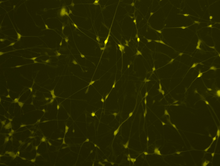
%> input picture src/Neurogenesis/iNGNFluoresced.png, 220 x 166 px, shrunk from 1360 x 1024 before the run
$ octave IdCellBody.m   (GNU Octave 9; MATLAB toolbox functions it lacks are replaced by stand-ins)
%> lines starting %> are read from the running program, lines starting %| are printed output that depends on the picture; in (x1, y1, x2, y2) boxes, pixels count from 0 and x2, y2 are one past the last pixel; in counts of white or black regions, pixels touching at a corner belong together; the program's own positions count from 1
### src/cellBody.m
function  [img, filteredI] = cellBody(image)
%> called with image = './Neurogenesis/iNGNFluoresced.png'
img = imread(image);
%> img is the input picture: size 166x220x3 uint8; mean R, G, B 37.8, 37.7, 0.4
img = im2double(img);
%> img: size 166x220x3 double
img = img(:,:,1);
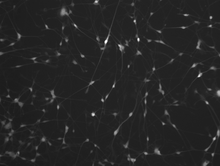
%> img: size 166x220 double; min 0.098, max 1, mean 0.148

image_threshold = img;
image_threshold(img>0.25) = 256;
image_threshold(img<0.25) = 0;

I = image_threshold;
binI = im2bw(I);
filteredI = bwareafilt(binI,[40 100000000000]);
startPc = 0;

for R=1:size(filteredI,1)
    startPc=0;
    for C=1:size(filteredI,2)
       color = squeeze(filteredI(R,C,:));
       if color == 1 && startPc==0
           startPc=C;
       elseif color == 0 && startPc ~= 0 && C-startPc < 6
           for pix = startPc:C
               filteredI(R,pix,:)=0;
           end
           startPc=0;
       elseif color == 0
           startPc=0;

       end

    end
end
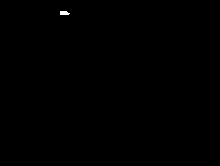
%> filteredI: size 166x220 logical; 0.09% white; 1 white region, box (x1, y1, x2, y2) and area: (60, 11, 70, 15) 34

startPr=0;
for C=1:size(filteredI,2)
    startPr=0;
    for R=1:size(filteredI,1)
       color = squeeze(filteredI(R,C,:));
       if color == 1 && startPr==0
           startPr=R;
       elseif color == 0 && startPr ~= 0 && R-startPr < 6
           for pix = startPr:R
               filteredI(pix,C,:)=0;
           end
           startPr=0;
       elseif color == 0
           startPr=0;

       end

    end
end

end

### src/axonID.m
function finalAxonPoints = axonID(picName, centroidNum)


img = imread(picName);
originalImage = img;
img = im2double(img);
img = img(:,:,1);

image_threshold = img;
image_threshold(img>0.15) = 256;
image_threshold(img<0.15) = 0;
I = image_threshold;
binI = im2bw(I);
filteredI = bwareafilt(binI,[40 1000000000000]);
originalI = filteredI;


figure, imshow(filteredI);

startPc = 0;

for R=1:size(filteredI,1)
    startPc=0;
    for C=1:size(filteredI,2)
       color = squeeze(filteredI(R,C,:));
       if color == 1 && startPc==0
           startPc=C;
       elseif color == 0 && startPc ~= 0 && C-startPc < 8
           for pix = startPc:C
               filteredI(R,pix,:)=0;
           end
           startPc=0;
       elseif color == 0
           startPc=0;

       end

    end
end

startPr=0;
for C=1:size(filteredI,2)
    startPr=0;
    for R=1:size(filteredI,1)
       color = squeeze(filteredI(R,C,:));
       if color == 1 && startPr==0
           startPr=R;
       elseif color == 0 && startPr ~= 0 && R-startPr < 8
           for pix = startPr:R
               filteredI(pix,C,:)=0;
           end
           startPr=0;
       elseif color == 0
           startPr=0;

       end

    end
end
filteredI = imcomplement(filteredI);
mask = cast(filteredI, class(originalI));
img_masked = originalI .* mask;
binMask = im2bw(img_masked);
img_masked = bwareafilt(binMask,[60 1000000000000]);

%figure, imshow(img_masked);

topAxon = [];
bottomAxon = [];
for R=1:size(img_masked,1)
    for C=1:size(img_masked,2)
        pixel = 0;
        Color = squeeze(img_masked(R,C,:));
        if Color == 1
            isTop = true;
            isBottom = true;
            pixel = C;
            if R~=1
                for X = (C-15):(C+15)
                    if X >0 && X<size(img_masked,2)
                        row = R-1;
                        Color1 = squeeze(img_masked(row,X,:));
                        if Color1==1
                            isTop = false;
                        end
                    end
                end
            end
            if R~= size(img_masked,1)
                for X = (C-15):(C+15)
                    if X > 0 && X<size(img_masked,2)
                        row = R+1;
                        Color1 = squeeze(img_masked(row,X,:));
                            if Color1==1
                                isBottom = false;
                            end
                    end
                end
            end
            %hold on;
            if isTop
               %plot(pixel,R,'r.');
               topAxon = cat(1,topAxon, [pixel R]);
            elseif isBottom
                %plot(pixel,R,'r.');
                bottomAxon = cat(1,bottomAxon, [pixel R]);
            end
        end
    end
end

for rows = 1:size(topAxon,1)
    if rows < size(topAxon,1)
        row = topAxon(rows,:);
        pixel = row(1);
        R = row(2);
        MRow = rows;
        first = true;
        timesInLoop = 0;
        nextPixel = pixel;
        nextR = 0;
        pixel1 = nextPixel;
        while first || (nextR == R && nextPixel == (pixel1+1))
            pixel1 = nextPixel;
            timesInLoop = timesInLoop + 1;
            if MRow < size(topAxon, 1)
                MRow = MRow + 1;
                nextRow = topAxon((MRow), :);
                nextPixel = nextRow(1);
                nextR = nextRow(2);
            end
            if nextPixel == pixel1+1
                topAxon = topAxon([1:MRow-1,MRow+1:end],:);
                MRow = MRow-1;
            end
            first = false;
        end
        if timesInLoop>1
            avg = round(mean([pixel pixel1]));
            topAxon(rows,:) = [avg R];
        end

    end
end

for rows = 1:size(bottomAxon,1)
    if rows < size(bottomAxon,1)
        row = bottomAxon(rows,:);
        pixel = row(1);
        R = row(2);
        MRow = rows;
        first = true;
        timesInLoop = 0;
        nextPixel = pixel;
        nextR = 0;
        pixel1 = nextPixel;
        while first || (nextR == R && nextPixel == (pixel1+1))
            pixel1 = nextPixel;
            timesInLoop = timesInLoop + 1;
            if MRow < size(bottomAxon, 1)
                MRow = MRow + 1;
                nextRow = bottomAxon((MRow), :);
                nextPixel = nextRow(1);
                nextR = nextRow(2);
            end
            if nextPixel == pixel1+1
                bottomAxon = bottomAxon([1:MRow-1,MRow+1:end],:);
                MRow = MRow-1;
            end
            first = false;
        end
        if timesInLoop>1
            avg = round(mean([pixel pixel1]));
            bottomAxon(rows,:) = [avg R];
        end

    end
end


finalAxonPoints = [];
figure, imshow(img_masked);
for rows = 1:size(topAxon,1)
    row = topAxon(rows,:);
    pixel = row(1);
    R = row(2);
    hold on;
    plot(pixel,R,'r.');
end
for rows = 1:size(bottomAxon,1)
    row = bottomAxon(rows,:);
    pixel = row(1);
    R = row(2);
    hold on;
    plot(pixel,R,'r.');
end
bound = bwboundaries(img_masked);
for cellArray = 1: numel(bound)
    topCA = [];
    bottomCA = [];
    CA = bound(cellArray);
    CA = CA{1};
    xCoords = CA(:,1)';
    yCoords = CA(:,2)';
    for rows = 1:size(topAxon,1)
        row = topAxon(rows,:);
        pixel = row(1);
        R = row(2);
        in = inpolygon(R,pixel,xCoords,yCoords);
        if in ==1
            topCA = cat(1,topCA, [R pixel]);
        end
    end
    for rows = 1:size(bottomAxon,1)
        row = bottomAxon(rows,:);
        pixel = row(1);
        R = row(2);
        in = inpolygon(R,pixel,xCoords,yCoords);
        if in ==1
            bottomCA = cat(1,bottomCA, [R pixel]);
        end
    end
    if size(topCA,1)>1 && size(bottomCA,1)>1
        tempTopCA = [];
        for rows = 1:size(topCA,1)
            row = topCA(rows,:);
            xCoord = row(2);
            yCoord = row(1);
            [distanceToCell, cell] = smallestDistance(xCoord, yCoord, centroidNum);
            tempTopCA = cat(1,tempTopCA, [yCoord xCoord distanceToCell cell]);
        end
        topCA = [];
        tempTopCA = sortrows(tempTopCA, 4);
        for rows = 1:size(tempTopCA,1)
            if rows~=1
                rows = rows-1;
            end
            if rows<=size(tempTopCA,1)
                row = tempTopCA(rows,:);
                cell = row(4);
                dist = row(3);
                if rows<size(tempTopCA,1)
                    nextRow = tempTopCA(rows+1,:);
                    nextCell = nextRow(4);
                    nextDist = nextRow(3);
                    if cell == nextCell
                        if dist>=nextDist
                            tempTopCA(rows+1,:) = [];
                        else
                            tempTopCA(rows,:) = [];
                        end
                    end
                end
            end
        end
        lastRN = size(tempTopCA,1);
        lastRow = tempTopCA(lastRN,:);
        cell = lastRow(4);
        dist = lastRow(3);
        if lastRN>1
            prevRow = tempTopCA(lastRN-1,:);
            prevCell = prevRow(4);
            prevDist = prevRow(3);
            if cell == prevCell
                if dist>=prevDist
                    tempTopCA(lastRN-1,:) = [];
                else
                    tempTopCA(lastRN,:) = [];
                end
            end
        end
        topCA = tempTopCA(:,1:2);
        tempBottomCA = [];
        for rows = 1:size(bottomCA,1)
            row = bottomCA(rows,:);
            xCoord = row(2);
            yCoord = row(1);
            [distanceToCell, cell] = smallestDistance(xCoord, yCoord, centroidNum);
            tempBottomCA = cat(1,tempBottomCA, [yCoord xCoord distanceToCell cell]);
        end
        bottomCA = [];
        tempBottomCA = sortrows(tempBottomCA, 4);
        for rows = 1:size(tempBottomCA,1)
            if rows~=1
                rows = rows-1;
            end
            if rows<=size(tempBottomCA,1)
                row = tempBottomCA(rows,:);
                cell = row(4);
                dist = row(3);
                if rows<size(tempBottomCA,1)
                    nextRow = tempBottomCA(rows+1,:);
                    nextCell = nextRow(4);
                    nextDist = nextRow(3);
                    if cell == nextCell
                        if dist>=nextDist
                            tempBottomCA(rows+1,:) = [];
                        else
                            tempBottomCA(rows,:) = [];
                        end
                    end
                end
            end
        end
        lastRN = size(tempBottomCA,1);
        lastRow = tempBottomCA(lastRN,:);
        cell = lastRow(4);
        dist = lastRow(3);
        if lastRN>1
            prevRow = tempBottomCA(lastRN-1,:);
            prevCell = prevRow(4);
            prevDist = prevRow(3);
            if cell == prevCell
                if dist>=prevDist
                    tempBottomCA(lastRN-1,:) = [];
                else
                    tempBottomCA(lastRN,:) = [];
                end
            end
        end
        bottomCA = tempBottomCA(:,1:2);
    end
    if size(topCA,1)==1 && size(bottomCA,1)==1
        xC = [topCA(1,2) bottomCA(1,2)];
        yC = [topCA(1,1) bottomCA(1,1)];
        hold on;
        plot(xC, yC);
        [xCt,yCt, closestCellT] = smallestDistance1(topCA(1,2),topCA(1,1), centroidNum);
        [xCb,yCb, closestCellB] = smallestDistance1(bottomCA(1,2),bottomCA(1,1), centroidNum);
        finalAxonPoints = cat(1,finalAxonPoints, [xCt yCt xCb yCb closestCellT closestCellB]);
    elseif size(topCA,1)==1
        if size(bottomCA,1)>0
            l2h = mysortrows(bottomCA, 1);
            xC = [topCA(1,2) l2h(end,2)];
            yC = [topCA(1,1) l2h(end,1)];
            hold on;
            plot(xC, yC);
            [xCt,yCt, closestCellT] = smallestDistance1(topCA(1,2),topCA(1,1), centroidNum);
            [xCb,yCb, closestCellB] = smallestDistance1(l2h(end,2),l2h(end,1), centroidNum);
            finalAxonPoints = cat(1,finalAxonPoints, [xCt yCt xCb yCb closestCellT closestCellB]);
        end
    elseif size(bottomCA,1)==1
        if size(topCA,1)>0
            l2h = mysortrows(topCA, 1);
            xC = [l2h(1,2) bottomCA(1,2)];
            yC = [l2h(1,1) bottomCA(1,1)];
            hold on;
            plot(xC, yC);
            [xCt,yCt, closestCellT] = smallestDistance1(l2h(1,2),l2h(1,1), centroidNum);
            [xCb,yCb, closestCellB] = smallestDistance1(bottomCA(1,2),bottomCA(1,1), centroidNum);
            finalAxonPoints = cat(1,finalAxonPoints, [xCt yCt xCb yCb closestCellT closestCellB]);
        end
    elseif size(topCA,1)>0 && size(bottomCA,1)>0
        largestDis = 0;
        tX = 0;
        tY = 0;
        bX = 0;
        bY = 0;
        biggestX = 0;
        biggestX2=0;
        first = true;
        for j = 1:2
            largestDis = 0;
            if j==2 && first
                first = false;
                biggestX = tX;
                biggestX2 = bX;
            end
            for rows = 1:size(topCA,1)
                row = topCA(rows,:);
                yC = row(1);
                xC = row(2);
                for rowsb = 1:size(bottomCA,1)
                    rowb = bottomCA(rowsb,:);
                    yCb = rowb(1);
                    xCb = rowb(2);
                    dis = pdist([xC,yC;xCb, yCb],'euclidean');
                    if dis>largestDis && xC~=biggestX && xCb~=biggestX2
                        largestDis = dis;
                        tX = xC;
                        tY = yC;
                        bX = xCb;
                        bY = yCb;
                    end
                end
            end
            xC = [tX bX];
            yC = [tY bY];
            hold on;
            plot(xC, yC);
            [xCT, yCT, closestCellT] = smallestDistance1(tX,tY, centroidNum);
            [xCB,yCB, closestCellB] = smallestDistance1(bX,bY, centroidNum);
            finalAxonPoints = cat(1,finalAxonPoints, [xCT yCT xCB yCB closestCellT closestCellB]);
        end
    end

end

end

### src/mysortrows.m
function [y,ndx] = mysortrows(x,col)
%SORTROWS Sort rows in ascending order.
%   Y = SORTROWS(X) sorts the rows of the matrix X in ascending order as a
%   group. X is a 2-D numeric or char matrix. For a char matrix containing
%   strings in each row, this is the familiar dictionary sort.  When X is
%   complex, the elements are sorted by ABS(X). Complex matches are further
%   sorted by ANGLE(X).  X can be any numeric or char class. Y is the same
%   size and class as X.
%
%   SORTROWS(X,COL) sorts the matrix based on the columns specified in the
%   vector COL.  If an element of COL is positive, the corresponding column
%   in X will be sorted in ascending order; if an element of COL is negative,
%   the corresponding column in X will be sorted in descending order. For
%   example, SORTROWS(X,[2 -3]) sorts the rows of X first in ascending order
%   for the second column, and then by descending order for the third
%   column.
%
%   [Y,I] = SORTROWS(X) and [Y,I] = SORTROWS(X,COL) also returns an index
%   matrix I such that Y = X(I,:).
%
%   Notes
%   -----
%   SORTROWS uses a stable version of quicksort.  NaN values are sorted
%   as if they are higher than all other values, including +Inf.
%
%   Class support for input X:
%      numeric, logical, char
%
%   See also SORT, ISSORTED.

%   Copyright 1984-2014 The MathWorks, Inc.

% I/O details
% -----------
% X    - 2-D matrix of any type for which SORT works.
%
% COL  - Vector.  Must contain integers whose magnitude is between 1 and size(X,2).
%        May be any numeric class.
%
% Y    - 2-D matrix. Same size and class as X.
%
% NDX  - Column vector of size M-by-1, where M is size(X,1).  Double.
%        Contains row indices into X.

if ~ismatrix(x)
    error(message('MATLAB:sortrows:inputDimensionMismatch'));
end

n = size(x,2);

if nargin < 2
    x_sub = x;
    col = 1:n;
else
    if isnumeric(col)
        col = double(col);
    else
        error(message('MATLAB:sortrows:COLnotNumeric'));
    end
    if ( ~isreal(col) || numel(col) ~= length(col) ||...
            any(floor(col) ~= col) || any(abs(col) > n) || any(col == 0) )
        %fprintf('%d %d',n,col);
        disp(x);
        error(message('MATLAB:sortrows:COLmismatchX'));
    end
    x_sub = x(:, abs(col));
end

if isreal(x) && ~issparse(x) && n > 3
    % Call MEX-file to do the hard work for non-sparse real
    % and character arrays.  Only called if at least 4 elements per row.
    ndx = sortrowsc(x_sub, col);

elseif isnumeric(x) && ~isreal(x) && ~issparse(x)
    % sort_complex implements the specified behavior of using ABS(X) as
    % the primary key and ANGLE(X) as the secondary key.
    ndx = sort_complex(x_sub, col);

elseif issparse(x)
    %  We'll use the old sortrows algorithm for sparse.
    ndx = sort_sparse(x_sub, col);

else
    % For sparse arrays, cell arrays, and anything else for which the
    % sortrows worked MATLAB 6.0 or earlier, use the old MATLAB 6.0
    % algorithm.  Also called if 3 or fewer elements per row.
    if iscell(x)
        ndx = sort_cell_back_to_front(x_sub, col);
    else
        ndx = sort_back_to_front(x_sub, col);
    end
end

% Rearrange input rows according to the output of the sort algorithm.
y = x(ndx,:);

% If input is 0-by-0, make sure output is also 0-by-0.
if isequal(size(x),[0 0])
    y = reshape(y,[0 0]);
    ndx = reshape(ndx,[0 0]);
end

%--------------------------------------------------
function ndx = sort_back_to_front(x, col)
% NDX = SORT_BACK_TO_FRONT(X, COL) sorts the rows of X by sorting each
% column from back to front.  This is the sortrows algorithm used in MATLAB
% 6.0 and earlier.

[m,n] = size(x);
ndx = (1:m)';
for k = n:-1:1
    if (col(k) < 0)
        [~,ind] = sort(x(ndx,k),'descend');
    else
        [~,ind] = sort(x(ndx,k),'ascend');
    end
    ndx = ndx(ind);
end

%--------------------------------------------------
% [21 lines left out: function sort_cell_back_to_front, not called in this run]

%--------------------------------------------------
% [13 lines left out: function sort_complex, not called in this run]

%--------------------------------------------------
% [21 lines left out: function sort_sparse, not called in this run]

### src/smallestDistance1.m
function [xC,yC,closestCell ] = smallestDistance1(x,y,centroidNum)
smallestDis = 0;
closestCell = 0;
xC =0;
yC = 0;
for rows = 1:size(centroidNum,1)
    row = centroidNum(rows,:);
    centroidX = row(1);
    centroidY = row(2);
    cellNum = row(3);
    distance = pdist([x,y;centroidX, centroidY],'euclidean');
    if rows == 1
        smallestDis = distance;
        closestCell = cellNum;
        xC = centroidX;
        yC = centroidY;
    elseif distance<smallestDis
        smallestDis = distance;
        closestCell = cellNum;
        xC = centroidX;
        yC = centroidY;
    end
end


end

### src/IdCellBody.m
[img, filteredI] = cellBody('./Neurogenesis/iNGNFluoresced.png');
figure, imshow(filteredI,[])
labeledImage = bwlabel(filteredI,8);
coloredLabels = label2rgb (labeledImage, 'hsv', 'k', 'shuffle');
%figure, imshow(coloredLabels,[])
axis image;
cellMeasurements = regionprops(labeledImage, 'all');
%> cellMeasurements = 0 regions
numberOfCells = size(cellMeasurements, 1);
%> numberOfCells = 0
textFontSize = 7;
labelShiftX = -7;
allCellCentroids = [cellMeasurements.Centroid];
%> allCellCentroids = []
centroidsX = allCellCentroids(1:2:end-1);
%> centroidsX = []
centroidsY = allCellCentroids(2:2:end);
%> centroidsY = []
%figure, imshow(filteredI,[])
BWoutline = bwperim(filteredI);
Segout = img;
Segout(BWoutline) = 255;
figure, imshow(Segout), title('outlined original image');
centroidNum = [];
for k = 1 : numberOfCells
	text(centroidsX(k) + labelShiftX, centroidsY(k), num2str(k), 'FontSize', textFontSize, 'FontWeight', 'Bold', 'Color','red');
    centroidNum = cat(1,centroidNum, [centroidsX(k) centroidsY(k) k]);
end
%> this loop made 0 passes
finalAxonPoints = axonID('./Neurogenesis/iNGNFluoresced.png',centroidNum);
%> in axonID, `image_threshold(img>0.15) = 256;`:
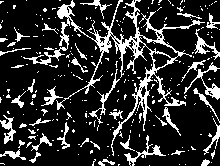
%> image_threshold: size 166x220 double; 18.23% of pixels changed, all inside (x1, y1, x2, y2) = (0, 0, 220, 166); drawn with min black and max white
%> after the loop in axonID, `for R=1:size(filteredI,1)`:
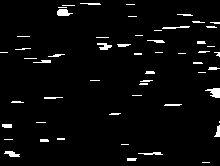
%> filteredI: size 166x220 logical; 3.5% white; 55 white regions (30 under 20 px), largest, box (x1, y1, x2, y2) and area: (205, 88, 220, 98) 92, (57, 9, 73, 16) 80, (97, 43, 112, 50) 64
%> after the loop in axonID, `for C=1:size(filteredI,2)`:
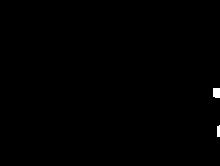
%> filteredI: size 166x220 logical; 0.28% white; 2 white regions, box (x1, y1, x2, y2) and area: (213, 88, 220, 98) 68, (217, 125, 220, 137) 34
%> in axonID, `img_masked = bwareafilt(binMask,[60 1000000000000]);`:
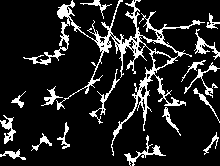
%> img_masked: size 166x220 logical; 13.5% white; 17 white regions, largest, box (x1, y1, x2, y2) and area: (23, 0, 205, 156) 2886, (124, 135, 166, 166) 231, (184, 62, 220, 98) 207
%> after the loop in axonID, `for R=1:size(img_masked,1)`: Color1 = false; bottomAxon = 51 rows, first 12: [218 29; 46 65; 47 65; 48 65; 42 106; 165 106; 166 106; 167 106; 168 106; 169 106; 170 106; 171 106]; isBottom = true; isTop = false; row = 165; topAxon = 35 rows, first 12: [73 1; 95 1; 96 1; 97 1; 98 1; 99 1; 100 1; 120 1; 121 1; 122 1; 123 1; 134 1]
%> the loop in axonID, `for rows = 1:size(topAxon,1)` made 35 passes
%> (pixel, R, avg) on passes 2, 3, 5, 10: (95, 1, 98), (120, 1, 122), (136, 1, 139), (166, 25, 167)
%> after the loop in axonID, `for rows = 1:size(topAxon,1)`: MRow = 19; first = false; nextPixel = 148; nextR = 136; nextRow = [148 136]; timesInLoop = 1; topAxon = 19 rows, first 12: [73 1; 98 1; 122 1; 134 1; 139 1; 156 12; 210 14; 94 21; 194 21; 167 25; 56 87; 26 92]
%> the loop in axonID, `for rows = 1:size(bottomAxon,1)` made 51 passes
%> (pixel, R, avg) on passes 2, 4, 6, 7: (46, 65, 47), (165, 106, 173), (21, 108, 22), (58, 110, 59)
%> after the loop in axonID, `for rows = 1:size(bottomAxon,1)`: bottomAxon = 19 rows, first 12: [218 29; 47 65; 42 106; 173 106; 186 106; 22 108; 59 110; 219 121; 100 124; 145 131; 181 136; 6 144]; first = false; nextPixel = 134; nextR = 166; nextRow = [134 166]; pixel1 = 134; timesInLoop = 2
%> the loop in axonID, `for rows = 1:size(topAxon,1)` made 19 passes
%> (pixel, R) on passes 1 to 4: (73, 1), (98, 1), (122, 1), (134, 1)
%> the loop in axonID, `for rows = 1:size(bottomAxon,1)` made 19 passes
%> (pixel, R) on passes 1 to 4: (218, 29), (47, 65), (42, 106), (173, 106)
%> the loop in axonID, `for cellArray = 1: numel(bound)` made 66 passes
figure;
for k = 1 : numberOfCells
    circle(centroidsX(k),centroidsY(k),10);
	text(centroidsX(k) + labelShiftX, centroidsY(k), num2str(k), 'FontSize', textFontSize, 'FontWeight', 'Bold');
end
for rows = 1:size(finalAxonPoints,1)
    row = finalAxonPoints(rows,:);
    xC = [row(1) row(3)];
    yC = [row(2) row(4)];
    hold on;
    set(gca,'Ydir','reverse')
    plot(xC, yC);
end
%> this loop made 11 passes
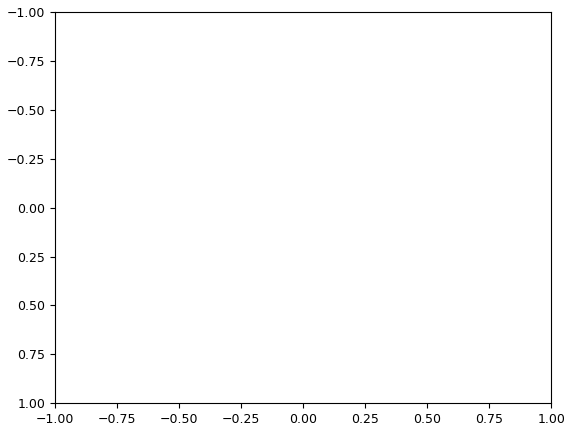
%> figure redrawn from the program's plot data
centroidPoints = finalAxonPoints(:,5:end);
centroidPoints = unique(centroidPoints,'rows');
centroidPointsNS= [];
for rows = 1:size(centroidPoints,1)
    if rows<=size(centroidPoints,1)
        row = centroidPoints(rows,:);
        if row(1) ~= row(2)
            centroidPointsNS = cat(1,centroidPointsNS, [row(1) row(2)]);
        end
    end
end
%> this loop made 1 pass
disp(centroidPointsNS);
%| [](0x0)
